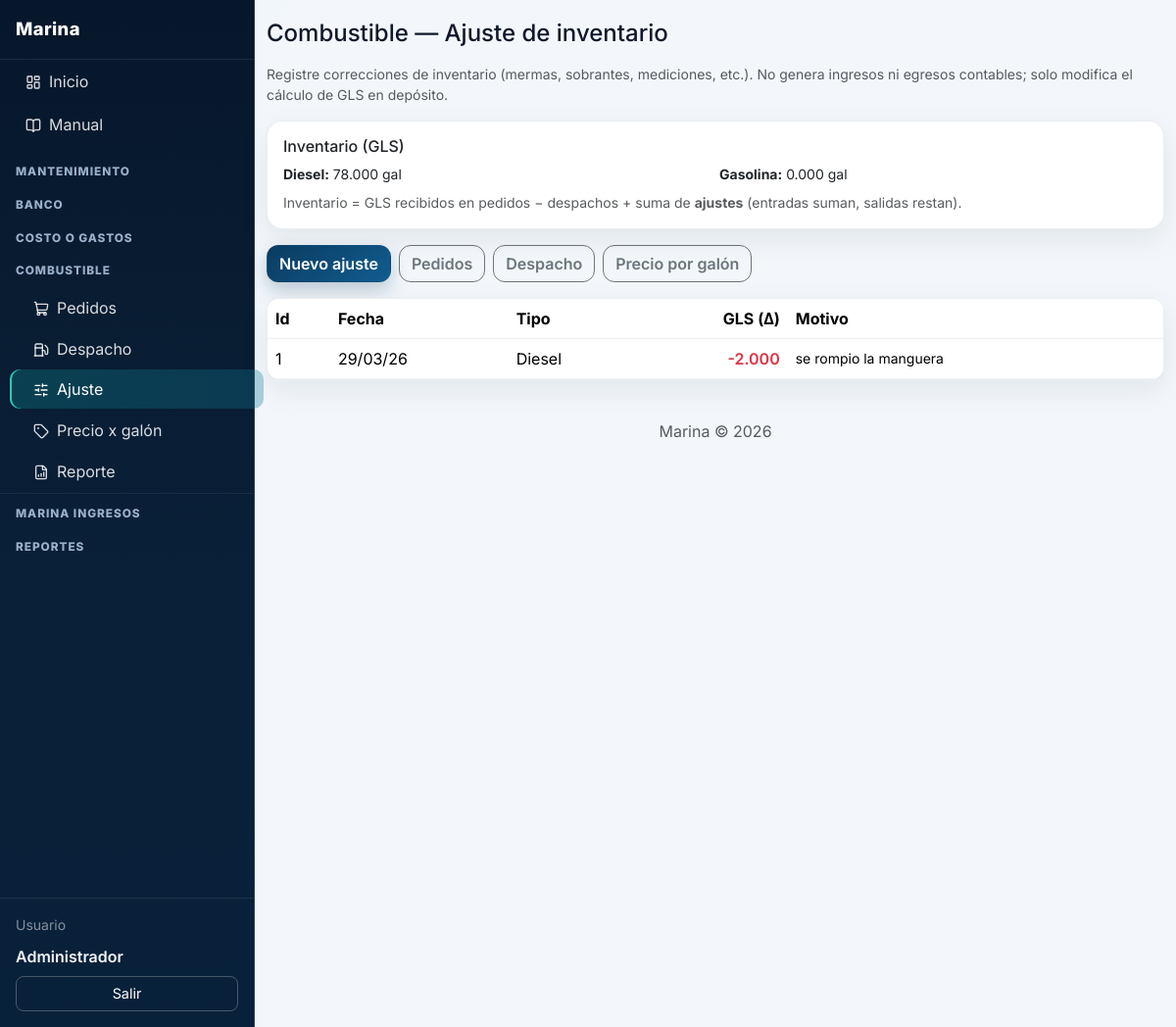
Page /index.php?p=combustible-ajuste (signed in) on the committed database.
### tables this page shows
CREATE TABLE IF NOT EXISTS combustible_ajustes (
  id INT UNSIGNED AUTO_INCREMENT PRIMARY KEY,
  tipo_combustible VARCHAR(20) NOT NULL,
  fecha DATE NOT NULL,
  gls_delta DECIMAL(14,3) NOT NULL COMMENT 'Positivo: suma al inventario; negativo: resta',
  motivo TEXT NULL,
  created_at DATETIME NOT NULL DEFAULT CURRENT_TIMESTAMP,
  updated_at DATETIME NOT NULL DEFAULT CURRENT_TIMESTAMP ON UPDATE CURRENT_TIMESTAMP,
  created_by INT UNSIGNED NULL,
  updated_by INT UNSIGNED NULL,
  KEY idx_ca_fecha (fecha),
  KEY idx_ca_tipo (tipo_combustible)
);

### index.php (called while the page is built, shortened)
<?php
require_once __DIR__ . '/includes/funciones.php';
$p = trim($_GET['p'] ?? 'dashboard');
$p = preg_replace('/[^a-z0-9_-]/', '', $p) ?: 'dashboard';
$pagina = __DIR__ . '/pages/' . $p . '.php';
require $pagina;

### includes/funciones.php (called while the page is built, shortened)
<?php
function e(string $s): string {
    return htmlspecialchars($s, ENT_QUOTES, 'UTF-8');
}
function fechaFormato(?string $fecha, string $formato = MARINA_FMT_FECHA_PANTALLA): string {
    $t = strtotime($fecha);
    return $t ? date($formato, $t) : $fecha;
}

### includes/combustible_helpers.php (called while the page is built, shortened)
<?php
function marina_combustible_inventario_por_tipo(PDO $pdo): array
{
    $inv = ['diesel' => 0.0, 'gasolina' => 0.0];
    try {
        $st = $pdo->query("
            SELECT tipo_combustible, COALESCE(SUM(gls_recibido), 0) AS r
            FROM combustible_pedidos
            WHERE fecha_recibido IS NOT NULL AND gls_recibido IS NOT NULL AND gls_recibido > 0
            GROUP BY tipo_combustible
        ");
        while ($row = $st->fetch(PDO::FETCH_ASSOC)) {
            $t = strtolower((string) ($row['tipo_combustible'] ?? ''));
            if (isset($inv[$t])) {
                $inv[$t] += (float) $row['r'];
            }
        }
        $st2 = $pdo->query('SELECT tipo_combustible, COALESCE(SUM(gls), 0) AS d FROM combustible_despachos GROUP BY tipo_combustible');
        while ($row = $st2->fetch(PDO::FETCH_ASSOC)) {
            $t = strtolower((string) ($row['tipo_combustible'] ?? ''));
            if (isset($inv[$t])) {
                $inv[$t] -= (float) $row['d'];
            }
        }
    } catch (Throwable $e) {
        return $inv;
    }
    try {
        $st3 = $pdo->query('SELECT tipo_combustible, COALESCE(SUM(gls_delta), 0) AS a FROM combustible_ajustes GROUP BY tipo_combustible');
        while ($row = $st3->fetch(PDO::FETCH_ASSOC)) {
            $t = strtolower((string) ($row['tipo_combustible'] ?? ''));
            if (isset($inv[$t])) {
                $inv[$t] += (float) $row['a'];
            }
        }
    } catch (Throwable $e) {
    }
    return $inv;
}

### pages/combustible-ajuste.php (the view, shortened to what this page needs)
<?php
$pdo = getDb();
require_once __DIR__ . '/../includes/combustible_helpers.php';
$inv = marina_combustible_inventario_por_tipo($pdo);
$lista = [];
try {
    $lista = $pdo->query('SELECT * FROM combustible_ajustes ORDER BY fecha DESC, id DESC')->fetchAll(PDO::FETCH_ASSOC);
} catch (Throwable $e) {
    $lista = [];
}
require_once __DIR__ . '/../includes/layout.php';
?>
<h1 class="h4 mb-3">Combustible — Ajuste de inventario</h1>
<p class="text-muted small">Registre correcciones de inventario (mermas, sobrantes, mediciones, etc.). No genera ingresos ni egresos contables; solo modifica el cálculo de GLS en depósito.</p>
<div class="card p-3 mb-3">
    <h2 class="h6 mb-2">Inventario (GLS)</h2>
    <div class="row g-2 small">
        <?php foreach (MARINA_COMB_TIPOS as $k => $lab): ?>
            <div class="col-md-6"><strong><?= e($lab) ?>:</strong> <?= number_format($inv[$k] ?? 0, 3, '.', ',') ?> gal</div>
        <?php endforeach; ?>
    </div>
    <p class="text-muted small mb-0 mt-2">Inventario = GLS recibidos en pedidos − despachos + suma de <strong>ajustes</strong> (entradas suman, salidas restan).</p>
</div>
<div class="toolbar d-flex flex-wrap gap-2 mb-3">
    <button type="button" class="btn btn-primary" id="btnNuevoAjuste">Nuevo ajuste</button>
    <a class="btn btn-outline-secondary" href="<?= MARINA_URL ?>/index.php?p=combustible-pedidos">Pedidos</a>
    <a class="btn btn-outline-secondary" href="<?= MARINA_URL ?>/index.php?p=combustible-despacho">Despacho</a>
    <a class="btn btn-outline-secondary" href="<?= MARINA_URL ?>/index.php?p=combustible-precios">Precio por galón</a>
</div>
<div class="card p-0">
    <div class="table-responsive">
        <table class="table table-hover align-middle mb-0 no-datatable">
            <thead>
                <tr>
                    <th>Id</th>
                    <th>Fecha</th>
                    <th>Tipo</th>
                    <th class="text-end">GLS (Δ)</th>
                    <th>Motivo</th>
                    <th></th>
                </tr>
            </thead>
            <tbody>
            <?php foreach ($lista as $r): ?>
                <?php
                $d = (float) $r['gls_delta'];
                $cls = $d >= 0 ? 'text-success' : 'text-danger';
                $sign = $d >= 0 ? '+' : '';
                ?>
                <tr>
                    <td><?= (int) $r['id'] ?></td>
                    <td><?= fechaFormato($r['fecha']) ?></td>
                    <td><?= e(MARINA_COMB_TIPOS[$r['tipo_combustible']] ?? $r['tipo_combustible']) ?></td>
                    <td class="text-end fw-semibold <?= $cls ?>"><?= $sign ?><?= e((string) $r['gls_delta']) ?></td>
                    <td class="small"><?= e($r['motivo'] ?? '') ?: '—' ?></td>
                    <td class="text-nowrap">
                          </td>
                </tr>
            <?php endforeach; ?>
            </tbody>
        </table>
    </div>
</div>
<?php require_once __DIR__ . '/../includes/footer.php'; ?>

### assets/css/estilos.css (style rules this page uses)
body { font-family: system-ui, -apple-system, Segoe UI, Roboto, Arial, sans-serif; background: #f4f6f9; }
.toolbar { margin-bottom: 1rem; }
table { background: #fff; border-radius: .75rem; overflow: hidden; box-shadow: 0 1px 3px rgba(0, 0, 0, 0.06); }
th, td { padding: .75rem 1rem; border-bottom: 1px solid #edf0f4; }
th { background: #f8fafc; font-weight: 700; }
:root { --bg-main: #f3f7fb; --surface: #ffffff; --surface-soft: #f8fbff; --text-main: #0f172a; --text-soft: #64748b; --brand-1: #0a3d62; --brand-2: #0ea5a6; --ok: #0f9f64; --danger: #d14343; --radius-lg: 16px; --radius-md: 12px; --shadow-soft: 0 10px 30px rgba(15, 23, 42, 0.08); }
body { font-family: "Inter", system-ui, -apple-system, Segoe UI, Roboto, Arial, sans-serif; color: var(--text-main); background: radial-gradient(1200px 600px at -10% -10%, rgba(14, 165, 166, 0.16), transparent 40%), radial-gradient(900px 500px at 120% -20%, rgba(10, 61, 98, 0.2), transparent 35%), var(--bg-main); }
.card { border: 1px solid rgba(148, 163, 184, 0.2); border-radius: var(--radius-lg); box-shadow: var(--shadow-soft); }
.btn { border-radius: 12px; font-weight: 600; transition: transform .16s ease, box-shadow .16s ease, opacity .16s ease; }
.btn-primary { background: linear-gradient(135deg, var(--brand-1), #125c8f); border-color: transparent; box-shadow: 0 8px 18px rgba(10, 61, 98, .25); }

### rows in the picture
combustible_ajustes: id "1", fecha "29/03/26", tipo_combustible "Diesel", gls_delta "-2.000", motivo "se rompio la manguera"

### other values in the picture
$nombre_usuario "Administrador"
$lab "Diesel"
$inv[$k] "78.000"
$lab "Gasolina"
$inv[$k] "0.000"
